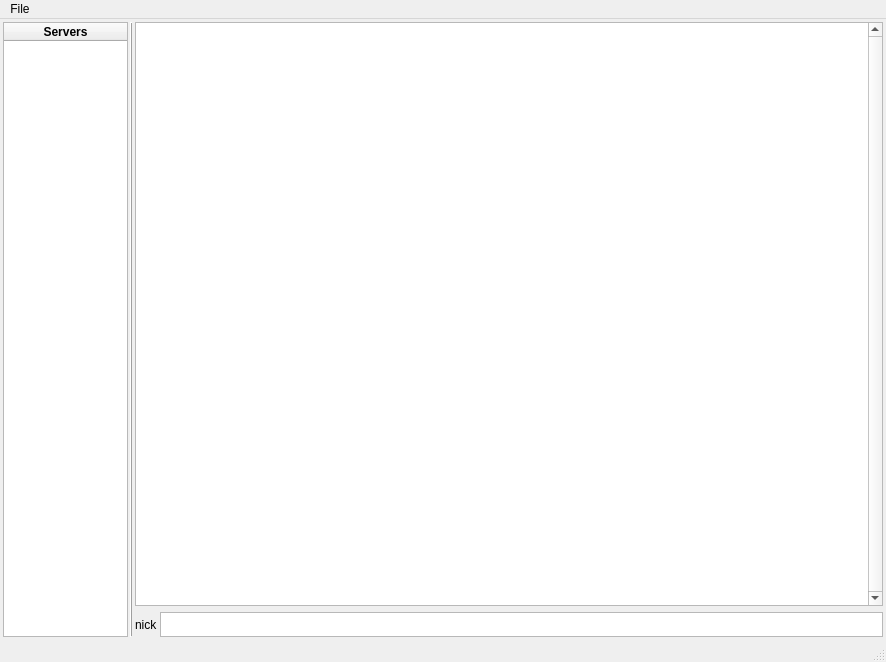
<?xml version="1.0" encoding="UTF-8"?>
<ui version="4.0">
 <class>MainWindow</class>
 <widget class="QMainWindow" name="MainWindow">
  <property name="geometry">
   <rect>
    <x>0</x>
    <y>0</y>
    <width>886</width>
    <height>662</height>
   </rect>
  </property>
  <property name="font">
   <font>
    <pointsize>9</pointsize>
   </font>
  </property>
  <property name="cursor">
   <cursorShape>ArrowCursor</cursorShape>
  </property>
  <property name="windowTitle">
   <string>MainWindow</string>
  </property>
  <widget class="QWidget" name="centralwidget">
   <property name="sizePolicy">
    <sizepolicy hsizetype="Expanding" vsizetype="Expanding">
     <horstretch>0</horstretch>
     <verstretch>0</verstretch>
    </sizepolicy>
   </property>
   <layout class="QGridLayout" name="gridLayout" rowstretch="0,0,0" columnstretch="1,0,0,0,0">
    <property name="sizeConstraint">
     <enum>QLayout::SetMinimumSize</enum>
    </property>
    <property name="leftMargin">
     <number>3</number>
    </property>
    <property name="topMargin">
     <number>3</number>
    </property>
    <property name="rightMargin">
     <number>3</number>
    </property>
    <property name="bottomMargin">
     <number>3</number>
    </property>
    <property name="horizontalSpacing">
     <number>2</number>
    </property>
    <property name="verticalSpacing">
     <number>3</number>
    </property>
    <item row="2" column="3">
     <widget class="QPlainTextEdit" name="messageInput">
      <property name="sizePolicy">
       <sizepolicy hsizetype="MinimumExpanding" vsizetype="Fixed">
        <horstretch>0</horstretch>
        <verstretch>0</verstretch>
       </sizepolicy>
      </property>
      <property name="maximumSize">
       <size>
        <width>16777215</width>
        <height>25</height>
       </size>
      </property>
     </widget>
    </item>
    <item row="0" column="0" rowspan="3">
     <widget class="QTreeWidget" name="serverTree">
      <property name="sizePolicy">
       <sizepolicy hsizetype="Maximum" vsizetype="Expanding">
        <horstretch>0</horstretch>
        <verstretch>0</verstretch>
       </sizepolicy>
      </property>
      <property name="minimumSize">
       <size>
        <width>50</width>
        <height>0</height>
       </size>
      </property>
      <property name="maximumSize">
       <size>
        <width>125</width>
        <height>16777215</height>
       </size>
      </property>
      <property name="baseSize">
       <size>
        <width>0</width>
        <height>0</height>
       </size>
      </property>
      <property name="toolTipDuration">
       <number>-1</number>
      </property>
      <property name="horizontalScrollBarPolicy">
       <enum>Qt::ScrollBarAlwaysOff</enum>
      </property>
      <property name="indentation">
       <number>10</number>
      </property>
      <property name="headerHidden">
       <bool>false</bool>
      </property>
      <property name="columnCount">
       <number>1</number>
      </property>
      <attribute name="headerVisible">
       <bool>true</bool>
      </attribute>
      <attribute name="headerCascadingSectionResizes">
       <bool>false</bool>
      </attribute>
      <attribute name="headerDefaultSectionSize">
       <number>100</number>
      </attribute>
      <attribute name="headerHighlightSections">
       <bool>false</bool>
      </attribute>
      <attribute name="headerShowSortIndicator" stdset="0">
       <bool>false</bool>
      </attribute>
      <column>
       <property name="text">
        <string>Servers</string>
       </property>
       <property name="font">
        <font>
         <weight>75</weight>
         <bold>true</bold>
        </font>
       </property>
       <property name="textAlignment">
        <set>AlignCenter</set>
       </property>
      </column>
     </widget>
    </item>
    <item row="0" column="1" rowspan="3">
     <widget class="Line" name="serverLine">
      <property name="sizePolicy">
       <sizepolicy hsizetype="Fixed" vsizetype="Expanding">
        <horstretch>0</horstretch>
        <verstretch>0</verstretch>
       </sizepolicy>
      </property>
      <property name="minimumSize">
       <size>
        <width>0</width>
        <height>0</height>
       </size>
      </property>
      <property name="maximumSize">
       <size>
        <width>16777215</width>
        <height>16777215</height>
       </size>
      </property>
      <property name="cursor">
       <cursorShape>SplitHCursor</cursorShape>
      </property>
      <property name="frameShadow">
       <enum>QFrame::Raised</enum>
      </property>
      <property name="lineWidth">
       <number>1</number>
      </property>
      <property name="orientation">
       <enum>Qt::Vertical</enum>
      </property>
     </widget>
    </item>
    <item row="2" column="2">
     <widget class="QLabel" name="nickLabel">
      <property name="text">
       <string>nick</string>
      </property>
     </widget>
    </item>
    <item row="0" column="2" colspan="2">
     <widget class="QTextEdit" name="messageDisplay">
      <property name="sizePolicy">
       <sizepolicy hsizetype="MinimumExpanding" vsizetype="Expanding">
        <horstretch>0</horstretch>
        <verstretch>0</verstretch>
       </sizepolicy>
      </property>
      <property name="maximumSize">
       <size>
        <width>16777215</width>
        <height>16777215</height>
       </size>
      </property>
      <property name="verticalScrollBarPolicy">
       <enum>Qt::ScrollBarAlwaysOn</enum>
      </property>
     </widget>
    </item>
   </layout>
  </widget>
  <widget class="QMenuBar" name="menubar">
   <property name="geometry">
    <rect>
     <x>0</x>
     <y>0</y>
     <width>886</width>
     <height>21</height>
    </rect>
   </property>
   <widget class="QMenu" name="menuFile">
    <property name="title">
     <string>File</string>
    </property>
    <addaction name="actionAddServer"/>
    <addaction name="actionQuit"/>
   </widget>
   <addaction name="menuFile"/>
  </widget>
  <widget class="QStatusBar" name="statusbar"/>
  <action name="actionQuit">
   <property name="text">
    <string>Quit</string>
   </property>
  </action>
  <action name="actionAddServer">
   <property name="text">
    <string>Add Server</string>
   </property>
  </action>
 </widget>
 <resources/>
 <connections>
  <connection>
   <sender>actionQuit</sender>
   <signal>triggered()</signal>
   <receiver>MainWindow</receiver>
   <slot>close()</slot>
   <hints>
    <hint type="sourcelabel">
     <x>-1</x>
     <y>-1</y>
    </hint>
    <hint type="destinationlabel">
     <x>442</x>
     <y>330</y>
    </hint>
   </hints>
  </connection>
 </connections>
</ui>
